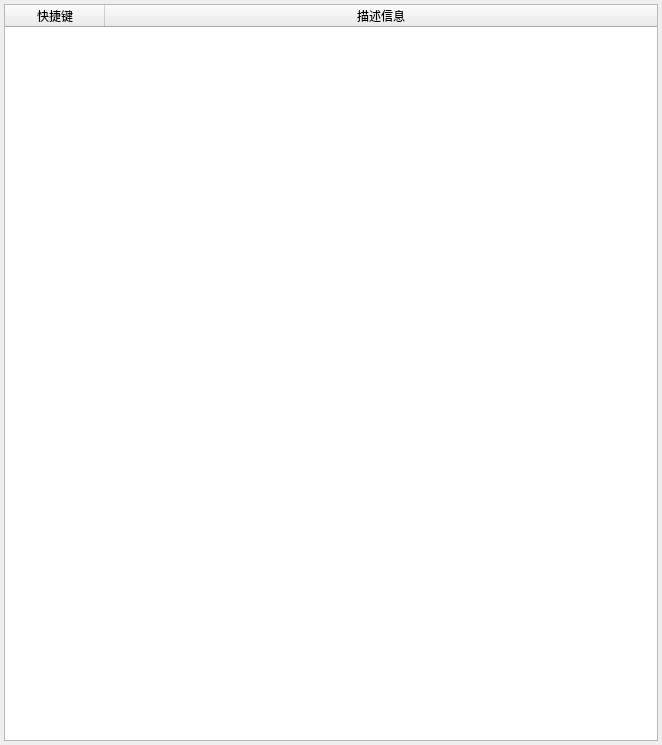
<?xml version="1.0" encoding="UTF-8"?>
<ui version="4.0">
 <class>MyShortKey</class>
 <widget class="QDialog" name="MyShortKey">
  <property name="geometry">
   <rect>
    <x>0</x>
    <y>0</y>
    <width>662</width>
    <height>745</height>
   </rect>
  </property>
  <property name="windowTitle">
   <string>Dialog</string>
  </property>
  <layout class="QVBoxLayout" name="verticalLayout">
   <property name="margin">
    <number>4</number>
   </property>
   <item>
    <widget class="QWidget" name="widget" native="true">
     <layout class="QHBoxLayout" name="horizontalLayout">
      <property name="margin">
       <number>0</number>
      </property>
      <item>
       <widget class="QTableWidget" name="tableWidget">
        <attribute name="horizontalHeaderStretchLastSection">
         <bool>true</bool>
        </attribute>
        <column>
         <property name="text">
          <string>快捷键</string>
         </property>
        </column>
        <column>
         <property name="text">
          <string>描述信息</string>
         </property>
        </column>
       </widget>
      </item>
     </layout>
    </widget>
   </item>
  </layout>
 </widget>
 <resources/>
 <connections/>
</ui>
